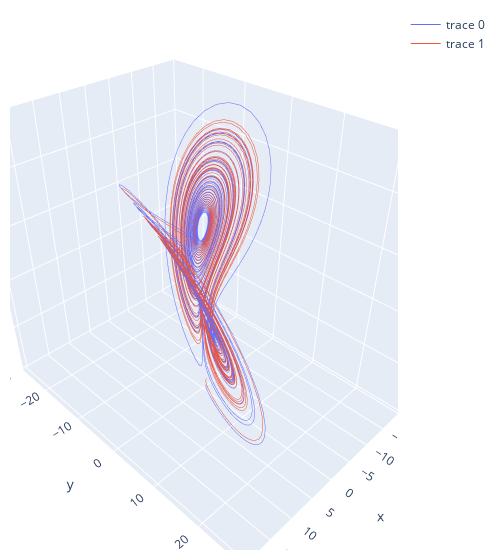

The notebook cell this image was saved under:
### Code cell
# Interactive 3D plot of the Lorenz trajectories (RK2) using Plotly
fig = go.Figure()
for particle_id in ds_rk2.trajectory:
    fig.add_trace(go.Scatter3d(
        x=ds_rk2.lon.sel(trajectory=particle_id),
        y=ds_rk2.lat.sel(trajectory=particle_id),
        z=ds_rk2.z.sel(trajectory=particle_id),
        mode='lines',
        line=dict(width=1)
    ))
fig.update_layout(scene = dict(xaxis_title='x', yaxis_title='y', zaxis_title='z'),
                  width=500,
                  margin=dict(r=20, b=10, l=10, t=10))
fig.show()

### Figure 1 — Plotly figure (JSON) as saved in the notebook; plotly's stock layout.template omitted (floating-point values rounded to 4 significant figures; data arrays with more than 128 entries replaced by an {"elided": "..."} marker saying what was removed)
{"data": [{"line": {"width": 1}, "mode": "lines", "type": "scatter3d", "x": {"elided": "5000 float values"}, "y": {"elided": "5000 float values"}, "z": {"elided": "5000 float values"}}, {"line": {"width": 1}, "mode": "lines", "type": "scatter3d", "x": {"elided": "5000 float values"}, "y": {"elided": "5000 float values"}, "z": {"elided": "5000 float values"}}], "layout": {"margin": {"b": 10, "l": 10, "r": 20, "t": 10}, "scene": {"xaxis": {"title": {"text": "x"}}, "yaxis": {"title": {"text": "y"}}, "zaxis": {"title": {"text": "z"}}}, "width": 500}}
